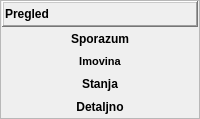
                <widget class="QFrame" name="fraPregled">
                 <property name="sizePolicy">
                  <sizepolicy hsizetype="Preferred" vsizetype="Maximum">
                   <horstretch>0</horstretch>
                   <verstretch>0</verstretch>
                  </sizepolicy>
                 </property>
                 <property name="frameShape">
                  <enum>QFrame::StyledPanel</enum>
                 </property>
                 <property name="frameShadow">
                  <enum>QFrame::Raised</enum>
                 </property>
                 <layout class="QVBoxLayout" name="verticalLayout_11">
                  <property name="spacing">
                   <number>1</number>
                  </property>
                  <property name="leftMargin">
                   <number>1</number>
                  </property>
                  <property name="topMargin">
                   <number>0</number>
                  </property>
                  <property name="rightMargin">
                   <number>1</number>
                  </property>
                  <property name="bottomMargin">
                   <number>0</number>
                  </property>
                  <item>
                   <widget class="QFrame" name="fraTipKupcaTitle_3">
                    <property name="sizePolicy">
                     <sizepolicy hsizetype="Preferred" vsizetype="Maximum">
                      <horstretch>0</horstretch>
                      <verstretch>0</verstretch>
                     </sizepolicy>
                    </property>
                    <property name="frameShape">
                     <enum>QFrame::WinPanel</enum>
                    </property>
                    <property name="frameShadow">
                     <enum>QFrame::Raised</enum>
                    </property>
                    <layout class="QHBoxLayout" name="horizontalLayout_8">
                     <property name="spacing">
                      <number>1</number>
                     </property>
                     <property name="leftMargin">
                      <number>1</number>
                     </property>
                     <property name="topMargin">
                      <number>0</number>
                     </property>
                     <property name="rightMargin">
                      <number>1</number>
                     </property>
                     <property name="bottomMargin">
                      <number>0</number>
                     </property>
                     <item>
                      <widget class="QLabel" name="lblPregledTitle">
                       <property name="font">
                        <font>
                         <weight>75</weight>
                         <bold>true</bold>
                        </font>
                       </property>
                       <property name="text">
                        <string>Pregled</string>
                       </property>
                      </widget>
                     </item>
                     <item>
                      <widget class="QPushButton" name="pushButton_4">
                       <property name="sizePolicy">
                        <sizepolicy hsizetype="Maximum" vsizetype="Fixed">
                         <horstretch>0</horstretch>
                         <verstretch>0</verstretch>
                        </sizepolicy>
                       </property>
                       <property name="text">
                        <string/>
                       </property>
                       <property name="icon">
                        <iconset resource="../../resources/DonatForm.qrc">
                         <normaloff>:/InDonat/Forms/images/ig_menuGreenUp.gif</normaloff>:/InDonat/Forms/images/ig_menuGreenUp.gif</iconset>
                       </property>
                       <property name="iconSize">
                        <size>
                         <width>16</width>
                         <height>24</height>
                        </size>
                       </property>
                       <property name="flat">
                        <bool>true</bool>
                       </property>
                      </widget>
                     </item>
                    </layout>
                   </widget>
                  </item>
                  <item>
                   <widget class="QFrame" name="fraTipKupcaButtons_3">
                    <property name="sizePolicy">
                     <sizepolicy hsizetype="Preferred" vsizetype="Maximum">
                      <horstretch>0</horstretch>
                      <verstretch>0</verstretch>
                     </sizepolicy>
                    </property>
                    <property name="frameShape">
                     <enum>QFrame::NoFrame</enum>
                    </property>
                    <property name="frameShadow">
                     <enum>QFrame::Raised</enum>
                    </property>
                    <layout class="QVBoxLayout" name="verticalLayout_12">
                     <property name="spacing">
                      <number>1</number>
                     </property>
                     <property name="leftMargin">
                      <number>1</number>
                     </property>
                     <property name="topMargin">
                      <number>0</number>
                     </property>
                     <property name="rightMargin">
                      <number>1</number>
                     </property>
                     <property name="bottomMargin">
                      <number>0</number>
                     </property>
                     <item>
                      <widget class="QPushButton" name="btnSporazumPregled">
                       <property name="font">
                        <font>
                         <weight>75</weight>
                         <bold>true</bold>
                        </font>
                       </property>
                       <property name="cursor">
                        <cursorShape>PointingHandCursor</cursorShape>
                       </property>
                       <property name="text">
                        <string>Sporazum</string>
                       </property>
                       <property name="icon">
                        <iconset resource="../../resources/DonatForm.qrc">
                         <normaloff>:/InDonat/Forms/images/dll-icon.jpg</normaloff>:/InDonat/Forms/images/dll-icon.jpg</iconset>
                       </property>
                       <property name="flat">
                        <bool>true</bool>
                       </property>
                      </widget>
                     </item>
                     <item>
                      <widget class="QPushButton" name="btnImovinaPregled">
                       <property name="font">
                        <font>
                         <pointsize>8</pointsize>
                         <weight>75</weight>
                         <bold>true</bold>
                        </font>
                       </property>
                       <property name="cursor">
                        <cursorShape>PointingHandCursor</cursorShape>
                       </property>
                       <property name="text">
                        <string>Imovina</string>
                       </property>
                       <property name="icon">
                        <iconset resource="../../resources/DonatForm.qrc">
                         <normaloff>:/InDonat/Forms/images/dll-icon.jpg</normaloff>:/InDonat/Forms/images/dll-icon.jpg</iconset>
                       </property>
                       <property name="flat">
                        <bool>true</bool>
                       </property>
                      </widget>
                     </item>
                     <item>
                      <widget class="QPushButton" name="btnStanja">
                       <property name="font">
                        <font>
                         <weight>75</weight>
                         <bold>true</bold>
                        </font>
                       </property>
                       <property name="cursor">
                        <cursorShape>PointingHandCursor</cursorShape>
                       </property>
                       <property name="text">
                        <string>Stanja</string>
                       </property>
                       <property name="icon">
                        <iconset resource="../../resources/DonatForm.qrc">
                         <normaloff>:/InDonat/Forms/images/dll-icon.jpg</normaloff>:/InDonat/Forms/images/dll-icon.jpg</iconset>
                       </property>
                       <property name="flat">
                        <bool>true</bool>
                       </property>
                      </widget>
                     </item>
                     <item>
                      <widget class="QPushButton" name="btnDetaljniPregled">
                       <property name="font">
                        <font>
                         <weight>75</weight>
                         <bold>true</bold>
                        </font>
                       </property>
                       <property name="cursor">
                        <cursorShape>PointingHandCursor</cursorShape>
                       </property>
                       <property name="text">
                        <string>Detaljno</string>
                       </property>
                       <property name="icon">
                        <iconset resource="../../resources/DonatForm.qrc">
                         <normaloff>:/InDonat/Forms/images/dll-icon.jpg</normaloff>:/InDonat/Forms/images/dll-icon.jpg</iconset>
                       </property>
                       <property name="flat">
                        <bool>true</bool>
                       </property>
                      </widget>
                     </item>
                    </layout>
                   </widget>
                  </item>
                 </layout>
                </widget>
